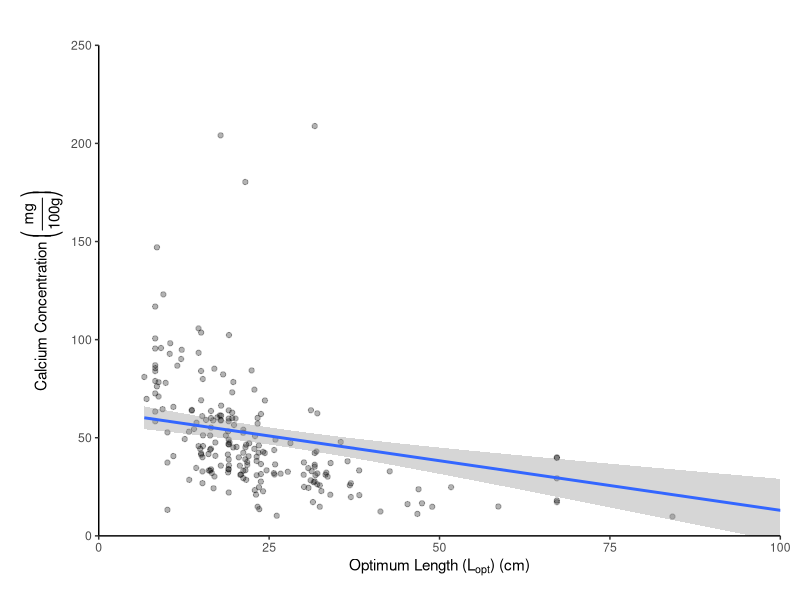

Here is the R script that generated this plot:
## ---- chunk 1
#| echo: false
#| output: false

# Load packages
library(readr)
library(ggplot2)

# Load data
trap.species <- read_csv("blog-data-files/SpeciesData_GatedTraps.csv")

## ---- chunk 2
#| label: fig-calcium
#| fig-cap: Smaller species are richer in calcium than larger ones.
#| warning: false
#| code-fold: true

# Plot concentration against species size
ggplot(trap.species, aes(x = Lmat_cm, y = Calcium_mgPer100g)) +
  geom_point(alpha = 0.3) +
  geom_smooth(method = "lm") +
  coord_cartesian(xlim = c(0, 100), ylim = c(0, 250)) +
  labs(title = "",
    x = expression(paste("Optimum Length (", L[opt], ") (cm)", sep = "")),
    y = expression(
      paste("Calcium Concentration ",
        bgroup("(", frac('mg', '100g'), ")"),
        sep = ""))) +
  scale_x_continuous(expand = c(0, 0)) +
  scale_y_continuous(expand = c(0, 0)) +
  theme(panel.grid.major = element_blank(),
    panel.grid.minor = element_blank(),
    panel.background = element_blank(),
    axis.line = element_line(colour = "black"),
    plot.margin = unit(c(0.5, 0.5, 0.5, 0.5), "cm"))


